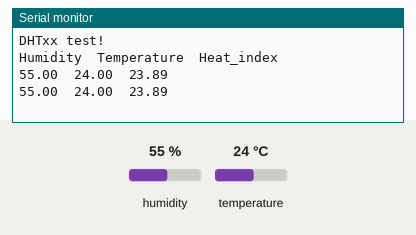
A sketch run on a simulated Arduino Uno, built with avr-gcc and run on an emulated ATmega328P. Parts: the last lines printed to the serial monitor. The inputs (shaded band) are chosen by the test bench; at power-on: humidity 55 %, temperature 24 °C.

Above: at 2.8 s.
2.9 s: humidity set to 22 %
At 4.6 s:
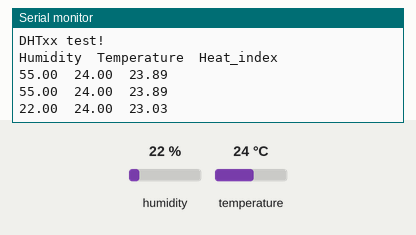
5.6 s: temperature set to 12 °C
At 7.0 s:
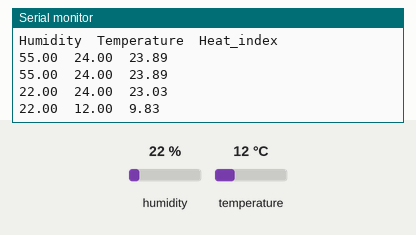
8.3 s: humidity set to 40 %
At 10.7 s:
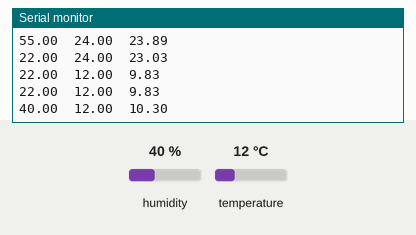
Timing chart, 0 to 12.2 s (numbered marks = the images above; inputs shaded):
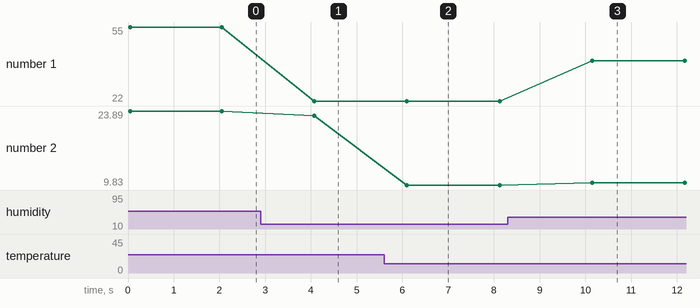

Measured:
- after the input at 2.9 s, the serial monitor: prints a new line after 1.2 s (image 1)
- after the input at 5.6 s, the serial monitor: prints a new line after 0.50 s (image 2)
- after the input at 8.3 s, the serial monitor: prints a new line after 1.8 s (image 3)
- plotted number 1: 55 → 22 after the input at 2.9 s, 22 → 40 after the input at 8.3 s
- plotted number 2: 23.89 → 23.03 after the input at 2.9 s, 23.03 → 9.83 after the input at 5.6 s, 9.83 → 10.3 after the input at 8.3 s

The sketch:

dht11.ino
```cpp
// Example testing sketch for various DHT humidity/temperature sensors
// Written by ladyada, public domain

// REQUIRES the following Arduino libraries:
// - DHT Sensor Library: https://github.com/adafruit/DHT-sensor-library
// - Adafruit Unified Sensor Lib: https://github.com/adafruit/Adafruit_Sensor

#include "DHT.h"

#define DHTPIN 2     // Digital pin connected to the DHT sensor
// Feather HUZZAH ESP8266 note: use pins 3, 4, 5, 12, 13 or 14 --
// Pin 15 can work but DHT must be disconnected during program upload.

// Uncomment whatever type you're using!
#define DHTTYPE DHT11   // DHT 11
//define DHTTYPE DHT22   // DHT 22  (AM2302), AM2321
//#define DHTTYPE DHT21   // DHT 21 (AM2301)

// Connect pin 1 (on the left) of the sensor to +5V
// NOTE: If using a board with 3.3V logic like an Arduino Due connect pin 1
// to 3.3V instead of 5V!
// Connect pin 2 of the sensor to whatever your DHTPIN is
// Connect pin 4 (on the right) of the sensor to GROUND
// Connect a 10K resistor from pin 2 (data) to pin 1 (power) of the sensor

// Initialize DHT sensor.
// Note that older versions of this library took an optional third parameter to
// tweak the timings for faster processors.  This parameter is no longer needed
// as the current DHT reading algorithm adjusts itself to work on faster procs.
DHT dht(DHTPIN, DHTTYPE);

void setup() {
  Serial.begin(9600);
  Serial.println(F("DHTxx test!"));

  dht.begin();
  Serial.print(F("Humidity\t"));
  Serial.print(F("Temperature\t"));
  Serial.println(F("Heat_index"));
}

void loop() {


  // Reading temperature or humidity takes about 250 milliseconds!
  // Sensor readings may also be up to 2 seconds 'old' (its a very slow sensor)
  float h = dht.readHumidity();
  // Read temperature as Celsius (the default)
  float t = dht.readTemperature();
  // Read temperature as Fahrenheit (isFahrenheit = true)
  //float f = dht.readTemperature(true);

  // Check if any reads failed and exit early (to try again).
  if (isnan(h) || isnan(t)) {
    Serial.println(F("Failed to read from DHT sensor!"));
    return;
  }

  // Compute heat index in Fahrenheit (the default)
  //float hif = dht.computeHeatIndex(f, h);
  // Compute heat index in Celsius (isFahreheit = false)
  float hic = dht.computeHeatIndex(t, h, false);

  //Serial.print(F("Humidity: "));
  Serial.print(h);
  Serial.print("\t");
  //Serial.print(F("%  Temperature: "));
  Serial.print(t);
  Serial.print("\t");
  //Serial.print(F("°C "));
  //Serial.print(f);
  //Serial.print(F("°F  Heat index: "));
  Serial.println(hic);
  //Serial.print(F("°C "));
  //Serial.print(hif);
  //Serial.println(F("°F"));
  delay(2000);

}
```
